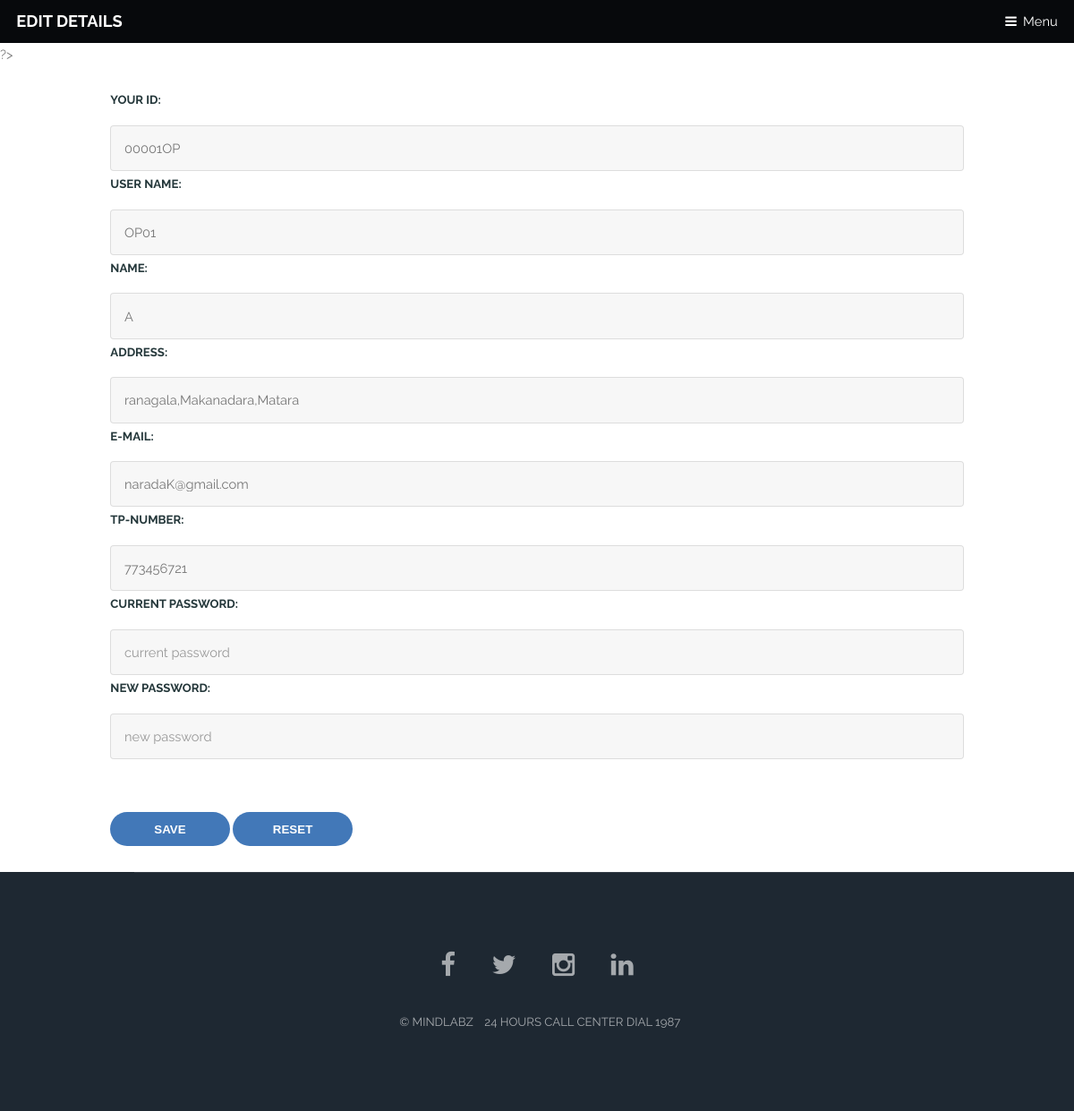
Page /editdetails/editdetail_gui.php (signed in) on the committed database.
### tables this page shows
CREATE TABLE `branch_itoperator` (
  `operator_id` varchar(10) NOT NULL,
  `NIC_no` varchar(10) NOT NULL,
  `user_name` varchar(100) NOT NULL,
  `branch_no` varchar(10) DEFAULT NULL,
  `password` varchar(10) NOT NULL,
  `name` varchar(100) NOT NULL,
  `email` varchar(50) NOT NULL,
  `address` varchar(100) NOT NULL,
  `phone_number` int(10) NOT NULL
);

### editdetails/edit_data.php (called while the page is built, shortened)
<?php
include "../Common/queary.php";
$user = $_SESSION['us'];
$substr = substr($user, 0, 2);
$connc = new connec();
$conn = $connc->makeConnection();
if ($substr == 'OP') {
    $sql = "select name,operator_id,password,email,address,phone_number from branch_itoperator where user_name = '$user'";
    $result = $conn->query($sql);
    $row = $result->fetch_assoc();
    $id = $row['operator_id'];
}
elseif ($substr=='CU'){
    $sql = "select name,customer_id,password,email,address,phone_number from customer where user_name = '$user'";
    $result = $conn->query($sql);
    $row = $result->fetch_assoc();
    $id = $row['customer_id'];
}
$name =$row['name'];
$add = $row['address'];
$pn = $row['phone_number'];
$mail=$row['email'];
?>

### editdetails/editdetail_gui.php (the view, shortened to what this page needs)
<?php
include 'edit_data.php';
?>
<html>
<head>
    <link rel="stylesheet" href="../itoperator/style/assets3/css/main.css" />
</head>
<body>
<header id="header" class="skel-layers-fixed">
    <h1><a href="../itoperator/html/index.html">EDIT DETAILS</a></h1>
    <a href="#nav">Menu</a>
</header>
<section>
    <div class="container">
        <form class="form-horizontal" action="update_db.php" method="post">
            <div class="form-group">
                <label class="control-label col-sm-2">YOUR ID:</label>
                <div class="col-sm-10">
                    <input class="form-control input-sm"  type="text" name="id" value=<?php echo $id?> readonly>
                </div>
            </div>
            <div class="form-group">
                <label class="control-label col-sm-2" >USER NAME:</label>
                <div class="col-sm-10">
                    <input class="form-control input-sm"  type="text" name="user" placeholder= <?php echo $user?> value=<?php echo $user?> readonly>
                </div>
            </div>
            <div class="form-group">
                <label class="control-label col-sm-2" >NAME:</label>
                <div class="col-sm-10">
                    <input class="form-control input-sm"  type="text" name="name" value=<?php echo $name?>  >
                </div>
            </div>
            <div class="form-group">
                <label class="control-label col-sm-2" >ADDRESS:</label>
                <div class="col-sm-10">
                    <input class="form-control input-sm"  type="text" name="add"  value=<?php echo $add?> readonly>
                </div>
            </div>
            <div class="form-group">
                <label class="control-label col-sm-2" >E-MAIL:</label>
                <div class="col-sm-10">
                    <input class="form-control input-sm"  type="text" name="mail" value=<?php echo $mail?>  >
                </div>
            </div>
            <div class="form-group">
                <label class="control-label col-sm-2" >TP-NUMBER:</label>
                <div class="col-sm-10">
                    <input class="form-control input-sm"  type="text" name="pn" value=<?php echo $pn?> >
                </div>
            </div>
            <div class="form-group">
                <label class="control-label col-sm-2" >CURRENT PASSWORD:</label>
                <div class="col-sm-10">
                    <input class="form-control input-sm"  type="text" name="cpw" placeholder= 'current password' >
                </div>
            </div>
            <div class="form-group">
                <label class="control-label col-sm-2" >NEW PASSWORD:</label>
                 <div class="col-sm-10">
                     <input class="form-control input-sm"  type="text" name="npw" placeholder= 'new password' value=>
                 </div>
            </div>
            <ul class="actions">
                    <button type="submit" class="btn tf-btn btn-default" name="sub" value=>SAVE</button>
                    <button type="reset" class="btn tf-btn btn-default" name="reset" value=>RESET</button>
            </ul>
        </form>
    </div>
</section>
<footer id="footer">
    <div class="inner">
        <ul class="icons">
            <li><a href="https://www.facebook.com/CeylonElectricityBoard/" class="icon fa-facebook">
                </a></li>
            <li><a href="https://twitter.com/CEB_lk?lang=en" class="icon fa-twitter">
                </a></li>
            <li><a href="#" class="icon fa-instagram">
                </a></li>
            <li><a href="https://www.linkedin.com/company/ceylon-electricity-board" class="icon fa-linkedin">
                </a></li>
        </ul>
        <ul class="copyright">
            <li>&copy; MINDLABZ</li>
            <li>24 hours call center DIAL 1987</li>
        </ul>
    </div>
</footer>
</body>
</html>

### rows in the picture
branch_itoperator: id "00001OP", add "ranagala,Makanadara,Matara", mail "naradaK@gmail.com", pn "773456721"
